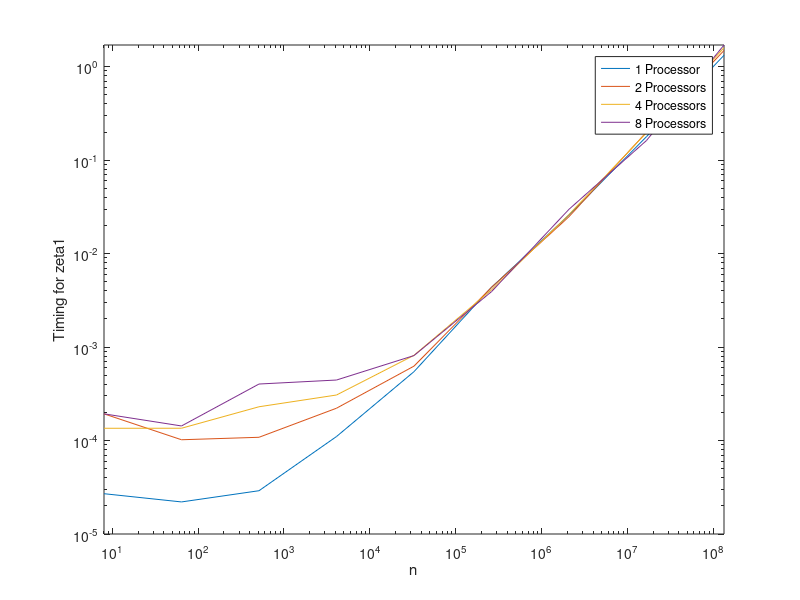
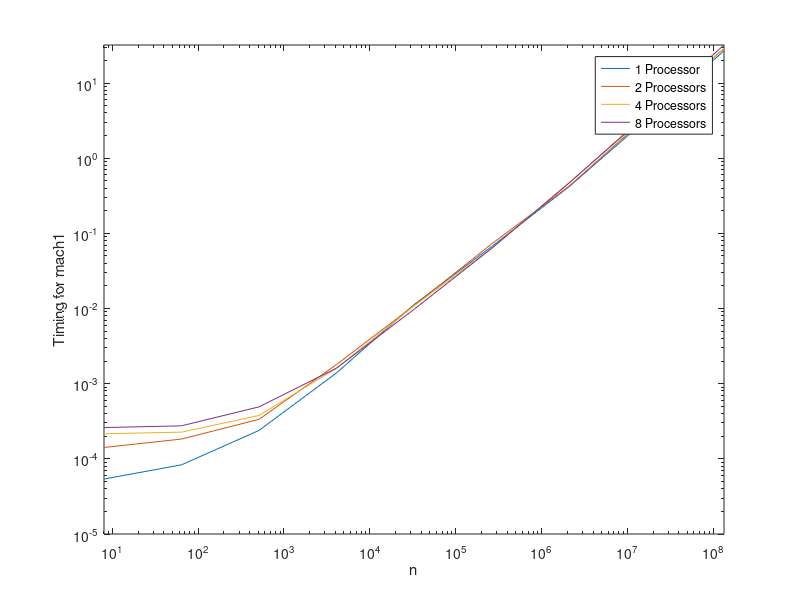
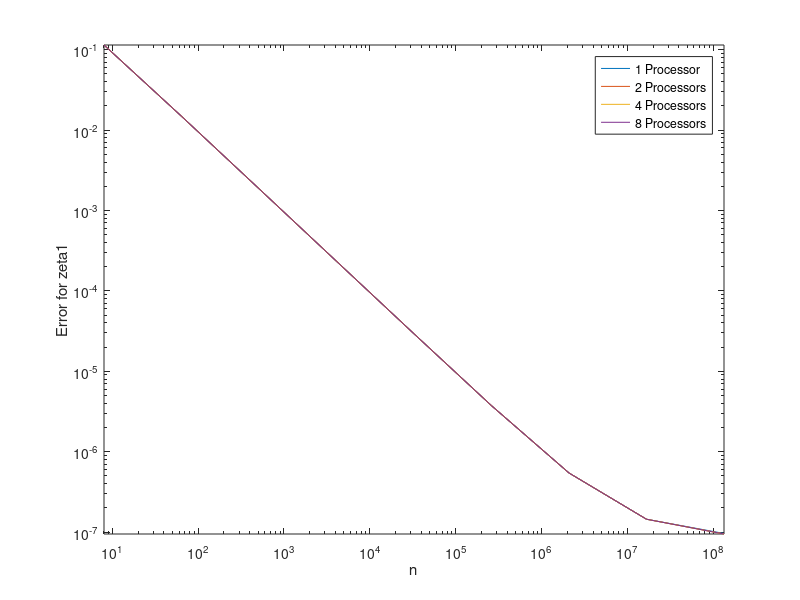
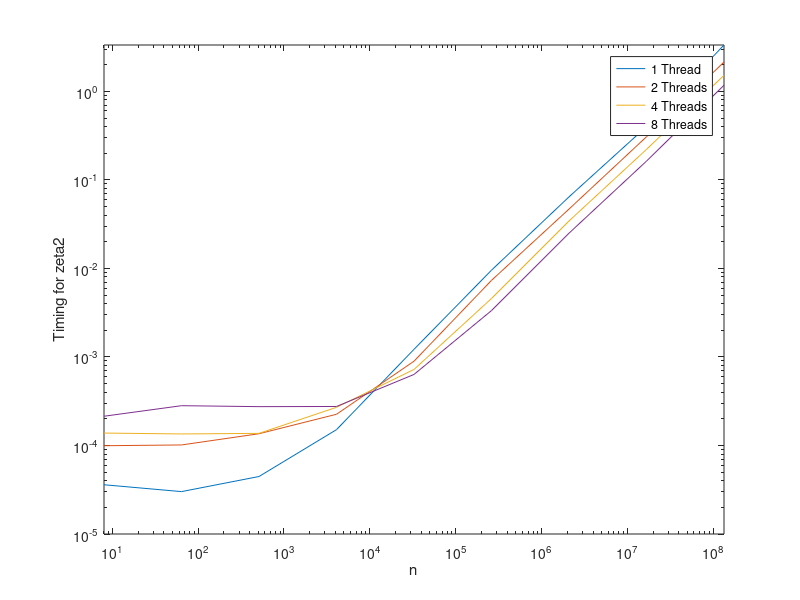

MATLAB code for these plots, in order:
time_zeta=[[2.698972E-005,2.203882E-005,2.904795E-005,1.103710E-004,5.459599E-004,4.357044E-003,2.587458E-002,0.1784805,1.325216];
    [1.930650E-004 ,1.019742E-004,1.083687E-004,2.217833E-004,6.255805E-004,4.353721E-003,2.484365E-002,0.1993850,1.490285];
    [1.353063E-004,1.354050E-004 ,2.298579E-004,3.070682E-004,8.164700E-004,4.098380E-003,2.619761E-002,0.1969361,1.5990972];
    [1.930669E-004,1.4322996139526367E-004,4.0249712765216827E-004,4.4416822493076324E-004,8.1141479313373566E-004,3.9202012121677399E-003,2.9822135344147682E-002,0.16232632845640182,1.7072210889309645]];
time_mach=[[5.384907E-005,8.327886E-005,2.386495E-004,1.391388E-003,1.126115E-002,6.649106E-002,0.4176556,3.278655,26.85466];
    [1.416169E-004,1.833830E-004,3.354661E-004,1.7977674E-003,1.096354E-002,7.214313E-002 ,0.4233478,3.528427,28.74721];
    [2.157185E-004,2.266578E-004,3.779382E-004,1.606233E-003,1.082327E-002,6.288290E-002,0.4712427,3.645694,29.04523];
    [2.607591e-004,2.749674E-004,4.917718E-004,1.609365E-003,9.742765E-003,6.290021E-002,0.4666254,3.842326,32.08733]];
error_zeta=[[0.11429488435473045,1.4839951223568626E-002,1.8639170963132834E-003,2.3320473870080960E-004,2.9229253733387139E-005,3.7301854765026121E-006,5.4276861760627071E-007,1.4434561323994899E-007,9.6030183360795718E-008];
    [0.11429488435473045,1.4839951223568182E-002,1.8639170963137275E-003,2.3320473870658276E-004,2.9229253729834426E-005,3.7301854765026121E-006,5.4276861005675414E-007,1.4434156270226595E-007,9.4809479378454853E-008];
    [0.11429488435473045,1.4839951223568182E-002,1.8639170963141716E-003,2.3320473870880321E-004,2.9229253729834426E-005,3.7301854804994150E-006,5.4276861716218150E-007,1.4434105599647751E-007,9.4574330589125566E-008];
    [0.11429488435473045,1.4839951223568626E-002,1.8639170963141716E-003,2.3320473871013547E-004,2.9229253722728998E-005,3.7301855031479647E-006,5.4276862382351965E-007,1.4434099071536366E-007,9.4542151884979830E-008]];

time_zeta_omp=[[0.000036001,0.000030121,0.000044614,0.000150906,0.001219368,0.009550856,0.064284861,0.400197925,3.338926235];
    [0.000099374,0.000101361,0.000135714,0.000225183,0.000895094,0.007330196,0.046820106,0.307097476,2.143401977];
    [0.000138108,0.000134924,0.000137012,0.000269782,0.000722529,0.004577659,0.034353925,0.221234553,1.516796345];
    [0.000213927,0.000281453,0.000274571,0.000275683,0.000634262,0.003340300,0.024999322,0.162936686,1.172147093]];


time_mach_omp=[[0.000050826,0.000068208,0.000256745,0.001737284,0.013366556,0.073035533,0.531214783,4.058354441,32.721382901];
    [0.000110758,0.000134891,0.000238974,0.001226744,0.008447876,0.063651873,0.297282666,2.200881174,18.913798867];
    [0.000147192,0.000147905,0.000248110,0.000826439,0.005493736,0.032758936,0.198129987,1.353805836,11.180211812];
    [0.000244418,0.000225082,0.000263520,0.000592694,0.003111476,0.022019334,0.145550134,0.821667762,6.816062111]];


error_zeta_omp=[[0.114294796931950327,0.014839863800788500,0.001863829673533157,0.000233117315920683,0.000029141830953261,0.000003642762696376,0.000000455345837480,0.000000056922833114,0.000000008607403235];
    [0.114294796931950327,0.014839863800788056,0.001863829673533601,0.000233117315926457,0.000029141830949708,0.000003642762696376,0.000000455345829931,0.000000056918782576,0.000000007386699252];
    [0.114294796931950327,0.014839863800788056,0.001863829673534045,0.000233117315928677,0.000029141830949708,0.000003642762700373,0.000000455345837036,0.000000056918275870,0.000000007151550463];
    [0.114294796931950327,0.014839863800788500,0.001863829673534045,0.000233117315930009,0.000029141830942603,0.000003642762723022,0.000000455345843697,0.000000056918210589,0.000000007119371759]];

aksis=[8,64,512,4096,32768,262144,2097152,16777216,134217728];
figure(1)
for i=1:4
    loglog(aksis,time_zeta(i,:))
    axis([8 134217728 1e-5 inf])
    xlabel('n')
    ylabel('Timing for zeta1')
    hold on
end
legend('1 Processor','2 Processors','4 Processors','8 Processors')
hold off
figure(2)
for i=1:4
    loglog(aksis,time_mach(i,:))
    axis([8 134217728 1e-5 inf])
    xlabel('n')
    ylabel('Timing for mach1')
    hold on
end
legend('1 Processor','2 Processors','4 Processors','8 Processors')
hold off
figure(3)
for i=1:4
    loglog(aksis,error_zeta(i,:))
    axis([8 134217728 0 inf])
    xlabel('n')
    ylabel('Error for zeta1')
    hold on 
end
legend('1 Processor','2 Processors','4 Processors','8 Processors')
hold off

figure(4)
for i=1:4
    loglog(aksis,time_zeta_omp(i,:))
    axis([8 134217728 1e-5 inf])
    xlabel('n')
    ylabel('Timing for zeta2')
    hold on
end
legend('1 Thread','2 Threads','4 Threads','8 Threads')
hold off
figure(5)
for i=1:4
    loglog(aksis,time_mach_omp(i,:))
    axis([8 134217728 1e-5 inf])
    xlabel('n')
    ylabel('Timing for mach2')
    hold on
end
legend('1 Thread','2 Threads','4 Threads','8 Threads')
hold off
figure(6)
for i=1:4
    loglog(aksis,error_zeta_omp(i,:))
    axis([8 134217728 0 inf])
    xlabel('n')
    ylabel('Error for zeta2')
    hold on 
end
legend('1 Thread','2 Threads','4 Threads','8 Threads')
hold off